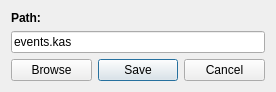
<?xml version="1.0" encoding="UTF-8"?>
<ui version="4.0">
 <class>EventDialog</class>
 <widget class="QDialog" name="EventDialog">
  <property name="geometry">
   <rect>
    <x>0</x>
    <y>0</y>
    <width>276</width>
    <height>88</height>
   </rect>
  </property>
  <property name="windowTitle">
   <string>Save Event Dialog</string>
  </property>
  <layout class="QGridLayout" name="gridLayout">
   <item row="2" column="1">
    <widget class="QLabel" name="label">
     <property name="text">
      <string>&lt;html&gt;&lt;head/&gt;&lt;body&gt;&lt;p&gt;&lt;span style=&quot; font-weight:600;&quot;&gt;Path:&lt;/span&gt;&lt;/p&gt;&lt;/body&gt;&lt;/html&gt;</string>
     </property>
    </widget>
   </item>
   <item row="4" column="2">
    <widget class="QPushButton" name="event_savePushButton">
     <property name="text">
      <string>Save</string>
     </property>
    </widget>
   </item>
   <item row="4" column="1">
    <widget class="QPushButton" name="event_browsePushButton">
     <property name="text">
      <string>Browse</string>
     </property>
    </widget>
   </item>
   <item row="4" column="3">
    <widget class="QPushButton" name="event_exitPushButton">
     <property name="text">
      <string>Cancel</string>
     </property>
    </widget>
   </item>
   <item row="3" column="1" colspan="3">
    <widget class="QLineEdit" name="event_saveLineEdit">
     <property name="text">
      <string>events.kas</string>
     </property>
    </widget>
   </item>
  </layout>
 </widget>
 <resources/>
 <connections/>
</ui>
